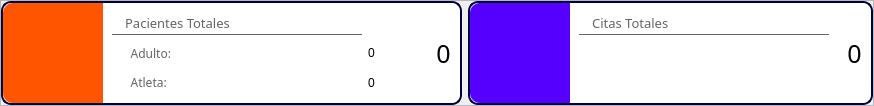
                        <widget class="QFrame" name="fr_patient_total">
                         <property name="frameShape">
                          <enum>QFrame::StyledPanel</enum>
                         </property>
                         <property name="frameShadow">
                          <enum>QFrame::Raised</enum>
                         </property>
                         <layout class="QHBoxLayout" name="horizontalLayout_35">
                          <property name="spacing">
                           <number>6</number>
                          </property>
                          <property name="leftMargin">
                           <number>0</number>
                          </property>
                          <property name="topMargin">
                           <number>0</number>
                          </property>
                          <property name="rightMargin">
                           <number>0</number>
                          </property>
                          <property name="bottomMargin">
                           <number>0</number>
                          </property>
                          <item>
                           <widget class="QFrame" name="frame_6">
                            <property name="minimumSize">
                             <size>
                              <width>0</width>
                              <height>104</height>
                             </size>
                            </property>
                            <property name="maximumSize">
                             <size>
                              <width>16777215</width>
                              <height>104</height>
                             </size>
                            </property>
                            <property name="styleSheet">
                             <string notr="true">background-color: rgb(255, 255, 255);
border: 2px solid rgb(0, 0, 61);
border-radius: 10px;</string>
                            </property>
                            <property name="frameShape">
                             <enum>QFrame::StyledPanel</enum>
                            </property>
                            <property name="frameShadow">
                             <enum>QFrame::Raised</enum>
                            </property>
                            <layout class="QHBoxLayout" name="horizontalLayout_36">
                             <property name="spacing">
                              <number>0</number>
                             </property>
                             <property name="leftMargin">
                              <number>0</number>
                             </property>
                             <property name="topMargin">
                              <number>0</number>
                             </property>
                             <property name="rightMargin">
                              <number>0</number>
                             </property>
                             <property name="bottomMargin">
                              <number>0</number>
                             </property>
                             <item>
                              <widget class="QLabel" name="label_2">
                               <property name="minimumSize">
                                <size>
                                 <width>100</width>
                                 <height>100</height>
                                </size>
                               </property>
                               <property name="maximumSize">
                                <size>
                                 <width>100</width>
                                 <height>100</height>
                                </size>
                               </property>
                               <property name="font">
                                <font>
                                 <family>Circular Std</family>
                                 <pointsize>10</pointsize>
                                </font>
                               </property>
                               <property name="styleSheet">
                                <string notr="true">border: none;
border-radius: 0px;
border-top-left-radius: 10px;
border-bottom-left-radius: 10px;
background-color: rgb(255, 85, 0);
padding: 10px;</string>
                               </property>
                               <property name="text">
                                <string/>
                               </property>
                               <property name="pixmap">
                                <pixmap>:/icons/persona.png</pixmap>
                               </property>
                               <property name="scaledContents">
                                <bool>true</bool>
                               </property>
                               <property name="alignment">
                                <set>Qt::AlignCenter</set>
                               </property>
                              </widget>
                             </item>
                             <item>
                              <widget class="QFrame" name="frame_12">
                               <property name="styleSheet">
                                <string notr="true">border: none;</string>
                               </property>
                               <property name="frameShape">
                                <enum>QFrame::StyledPanel</enum>
                               </property>
                               <property name="frameShadow">
                                <enum>QFrame::Raised</enum>
                               </property>
                               <layout class="QGridLayout" name="gridLayout_6">
                                <item row="1" column="0">
                                 <widget class="QLabel" name="lbl_patient_adulto">
                                  <property name="font">
                                   <font>
                                    <family>Circular Std</family>
                                   </font>
                                  </property>
                                  <property name="styleSheet">
                                   <string notr="true">border: none;
border-radius: none;
color: rgb(100, 100, 100);</string>
                                  </property>
                                  <property name="text">
                                   <string>      Adulto:</string>
                                  </property>
                                 </widget>
                                </item>
                                <item row="0" column="0">
                                 <widget class="QLabel" name="label_8">
                                  <property name="minimumSize">
                                   <size>
                                    <width>250</width>
                                    <height>23</height>
                                   </size>
                                  </property>
                                  <property name="maximumSize">
                                   <size>
                                    <width>250</width>
                                    <height>23</height>
                                   </size>
                                  </property>
                                  <property name="font">
                                   <font>
                                    <family>Circular Std</family>
                                    <pointsize>10</pointsize>
                                   </font>
                                  </property>
                                  <property name="styleSheet">
                                   <string notr="true">border: none;
border-radius: none;
border-bottom: 1px solid rgb(100, 100, 100);
color: rgb(100, 100, 100);</string>
                                  </property>
                                  <property name="text">
                                   <string>   Pacientes Totales</string>
                                  </property>
                                 </widget>
                                </item>
                                <item row="2" column="0">
                                 <widget class="QLabel" name="lbl_patient_atleta">
                                  <property name="font">
                                   <font>
                                    <family>Circular Std</family>
                                   </font>
                                  </property>
                                  <property name="styleSheet">
                                   <string notr="true">border: none;
border-radius: none;
color: rgb(100, 100, 100);</string>
                                  </property>
                                  <property name="text">
                                   <string>      Atleta:</string>
                                  </property>
                                 </widget>
                                </item>
                                <item row="1" column="1">
                                 <widget class="QLabel" name="lbl_patient_adulto_count">
                                  <property name="minimumSize">
                                   <size>
                                    <width>50</width>
                                    <height>0</height>
                                   </size>
                                  </property>
                                  <property name="text">
                                   <string>0</string>
                                  </property>
                                 </widget>
                                </item>
                                <item row="2" column="1">
                                 <widget class="QLabel" name="lbl_patient_atleta_count">
                                  <property name="minimumSize">
                                   <size>
                                    <width>50</width>
                                    <height>0</height>
                                   </size>
                                  </property>
                                  <property name="text">
                                   <string>0</string>
                                  </property>
                                 </widget>
                                </item>
                               </layout>
                              </widget>
                             </item>
                             <item>
                              <widget class="QFrame" name="frame_11">
                               <property name="styleSheet">
                                <string notr="true">border: none;</string>
                               </property>
                               <property name="frameShape">
                                <enum>QFrame::StyledPanel</enum>
                               </property>
                               <property name="frameShadow">
                                <enum>QFrame::Raised</enum>
                               </property>
                               <layout class="QVBoxLayout" name="verticalLayout_53">
                                <item>
                                 <widget class="QLabel" name="lbl_patient_total">
                                  <property name="minimumSize">
                                   <size>
                                    <width>0</width>
                                    <height>30</height>
                                   </size>
                                  </property>
                                  <property name="maximumSize">
                                   <size>
                                    <width>16777215</width>
                                    <height>30</height>
                                   </size>
                                  </property>
                                  <property name="font">
                                   <font>
                                    <family>Circular Std</family>
                                    <pointsize>19</pointsize>
                                   </font>
                                  </property>
                                  <property name="styleSheet">
                                   <string notr="true">border: none;</string>
                                  </property>
                                  <property name="text">
                                   <string>0</string>
                                  </property>
                                  <property name="alignment">
                                   <set>Qt::AlignCenter</set>
                                  </property>
                                 </widget>
                                </item>
                               </layout>
                              </widget>
                             </item>
                            </layout>
                           </widget>
                          </item>
                          <item>
                           <widget class="QFrame" name="fr_cita_total">
                            <property name="minimumSize">
                             <size>
                              <width>0</width>
                              <height>104</height>
                             </size>
                            </property>
                            <property name="maximumSize">
                             <size>
                              <width>16777215</width>
                              <height>104</height>
                             </size>
                            </property>
                            <property name="styleSheet">
                             <string notr="true">background-color: rgb(255, 255, 255);
border: 2px solid rgb(0, 0, 61);
border-radius: 10px;</string>
                            </property>
                            <property name="frameShape">
                             <enum>QFrame::StyledPanel</enum>
                            </property>
                            <property name="frameShadow">
                             <enum>QFrame::Raised</enum>
                            </property>
                            <layout class="QHBoxLayout" name="horizontalLayout_37">
                             <property name="spacing">
                              <number>0</number>
                             </property>
                             <property name="leftMargin">
                              <number>0</number>
                             </property>
                             <property name="topMargin">
                              <number>0</number>
                             </property>
                             <property name="rightMargin">
                              <number>0</number>
                             </property>
                             <property name="bottomMargin">
                              <number>0</number>
                             </property>
                             <item>
                              <widget class="QLabel" name="label_3">
                               <property name="minimumSize">
                                <size>
                                 <width>100</width>
                                 <height>100</height>
                                </size>
                               </property>
                               <property name="maximumSize">
                                <size>
                                 <width>100</width>
                                 <height>100</height>
                                </size>
                               </property>
                               <property name="font">
                                <font>
                                 <family>Circular Std</family>
                                 <pointsize>10</pointsize>
                                </font>
                               </property>
                               <property name="styleSheet">
                                <string notr="true">border: none;
border-radius: 0px;
border-top-left-radius: 10px;
border-bottom-left-radius: 10px;
background-color: rgb(85, 0, 255);
padding: 10px;</string>
                               </property>
                               <property name="text">
                                <string/>
                               </property>
                               <property name="pixmap">
                                <pixmap>:/icons/information-button.png</pixmap>
                               </property>
                               <property name="scaledContents">
                                <bool>true</bool>
                               </property>
                               <property name="alignment">
                                <set>Qt::AlignCenter</set>
                               </property>
                              </widget>
                             </item>
                             <item alignment="Qt::AlignTop">
                              <widget class="QFrame" name="frame_13">
                               <property name="styleSheet">
                                <string notr="true">border: none;</string>
                               </property>
                               <property name="frameShape">
                                <enum>QFrame::StyledPanel</enum>
                               </property>
                               <property name="frameShadow">
                                <enum>QFrame::Raised</enum>
                               </property>
                               <layout class="QVBoxLayout" name="verticalLayout_57">
                                <item>
                                 <widget class="QLabel" name="label_17">
                                  <property name="minimumSize">
                                   <size>
                                    <width>250</width>
                                    <height>23</height>
                                   </size>
                                  </property>
                                  <property name="maximumSize">
                                   <size>
                                    <width>250</width>
                                    <height>23</height>
                                   </size>
                                  </property>
                                  <property name="font">
                                   <font>
                                    <family>Circular Std</family>
                                    <pointsize>10</pointsize>
                                   </font>
                                  </property>
                                  <property name="styleSheet">
                                   <string notr="true">border: none;
border-radius: none;
border-bottom: 1px solid rgb(100, 100, 100);
color: rgb(100, 100, 100);</string>
                                  </property>
                                  <property name="text">
                                   <string>   Citas Totales</string>
                                  </property>
                                 </widget>
                                </item>
                               </layout>
                              </widget>
                             </item>
                             <item>
                              <widget class="QFrame" name="frame_14">
                               <property name="styleSheet">
                                <string notr="true">border: none;</string>
                               </property>
                               <property name="frameShape">
                                <enum>QFrame::StyledPanel</enum>
                               </property>
                               <property name="frameShadow">
                                <enum>QFrame::Raised</enum>
                               </property>
                               <layout class="QVBoxLayout" name="verticalLayout_58">
                                <item>
                                 <widget class="QLabel" name="lbl_cita_total">
                                  <property name="minimumSize">
                                   <size>
                                    <width>0</width>
                                    <height>30</height>
                                   </size>
                                  </property>
                                  <property name="maximumSize">
                                   <size>
                                    <width>16777215</width>
                                    <height>30</height>
                                   </size>
                                  </property>
                                  <property name="font">
                                   <font>
                                    <family>Circular Std</family>
                                    <pointsize>19</pointsize>
                                   </font>
                                  </property>
                                  <property name="styleSheet">
                                   <string notr="true">border: none;</string>
                                  </property>
                                  <property name="text">
                                   <string>0</string>
                                  </property>
                                  <property name="alignment">
                                   <set>Qt::AlignCenter</set>
                                  </property>
                                 </widget>
                                </item>
                               </layout>
                              </widget>
                             </item>
                            </layout>
                           </widget>
                          </item>
                         </layout>
                        </widget>
